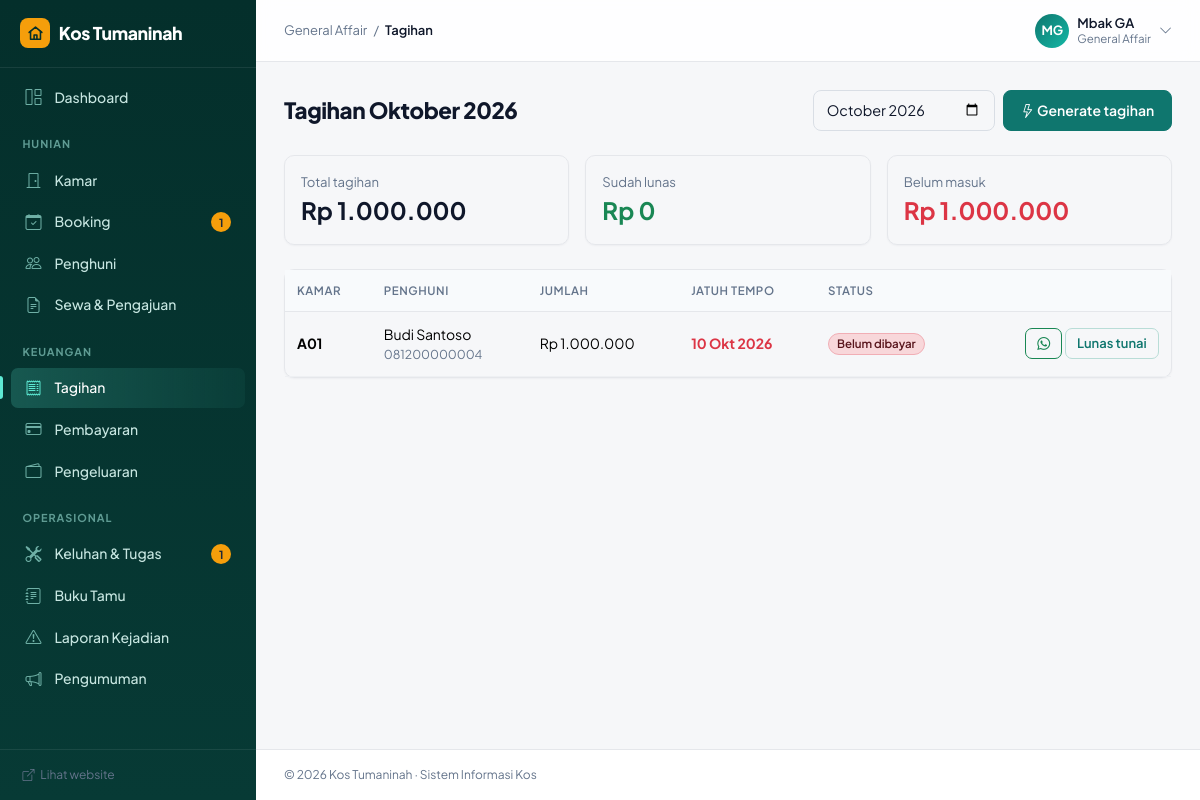
Screenshot of /ga/tagihan.php (signed in) with the database file from the repository.
### tables this page shows
CREATE TABLE tagihan (
    id          INT UNSIGNED AUTO_INCREMENT PRIMARY KEY,
    sewa_id     INT UNSIGNED NOT NULL,
    periode     CHAR(7) NOT NULL COMMENT 'format YYYY-MM',
    jumlah      INT UNSIGNED NOT NULL,
    jatuh_tempo DATE NOT NULL,
    status      ENUM('belum','menunggu','lunas') NOT NULL DEFAULT 'belum',
    created_at  DATETIME NOT NULL DEFAULT CURRENT_TIMESTAMP,
    UNIQUE KEY uq_tagihan (sewa_id, periode),
    FOREIGN KEY (sewa_id) REFERENCES sewa(id) ON DELETE CASCADE
);

CREATE TABLE kamar (
    id              INT UNSIGNED AUTO_INCREMENT PRIMARY KEY,
    nomor_kamar     VARCHAR(10) NOT NULL UNIQUE,
    harga_per_bulan INT UNSIGNED NOT NULL DEFAULT 1000000,
    ukuran          VARCHAR(20),
    status          ENUM('kosong','terisi','perbaikan') NOT NULL DEFAULT 'kosong',
    deskripsi       TEXT,
    created_at      DATETIME NOT NULL DEFAULT CURRENT_TIMESTAMP
);

CREATE TABLE users (
    id             INT UNSIGNED AUTO_INCREMENT PRIMARY KEY,
    nama           VARCHAR(100) NOT NULL,
    email          VARCHAR(100) NOT NULL UNIQUE,
    password       VARCHAR(255) NOT NULL,
    no_hp          VARCHAR(20),
    role           ENUM('owner','ga','penghuni','penjaga') NOT NULL DEFAULT 'penghuni',
    no_ktp         VARCHAR(20),
    alamat         TEXT,
    kontak_darurat VARCHAR(100),
    aktif          TINYINT(1) NOT NULL DEFAULT 1,
    created_at     DATETIME NOT NULL DEFAULT CURRENT_TIMESTAMP
);

### ga/tagihan.php (the view, shortened to what this page needs)
<?php
require_once __DIR__ . '/../includes/functions.php';
$periode = preg_match('/^\d{4}-\d{2}$/', $_GET['periode'] ?? '') ? $_GET['periode'] : date('Y-m');
$tagihan = q(
    "SELECT t.*, u.nama, u.no_hp, k.nomor_kamar FROM tagihan t
     JOIN sewa s ON s.id = t.sewa_id JOIN users u ON u.id = s.user_id JOIN kamar k ON k.id = s.kamar_id
     WHERE t.periode = ? ORDER BY k.nomor_kamar",
    [$periode]
)->fetchAll();
$total = array_sum(array_column($tagihan, 'jumlah'));
$lunas = array_sum(array_map(fn($t) => $t['status'] === 'lunas' ? $t['jumlah'] : 0, $tagihan));
require __DIR__ . '/../includes/header.php';
?>
<div class="d-flex flex-wrap gap-2 justify-content-between align-items-center mb-4">
    <h1 class="h3 mb-0">Tagihan <?= periode_label($periode) ?></h1>
    <div class="d-flex flex-wrap gap-2">
        <form><input type="month" name="periode" class="form-control" value="<?= $periode ?>" onchange="this.form.submit()"></form>
        <form method="post" data-confirm="Buat tagihan <?= periode_label($periode) ?> untuk semua sewa aktif?">
            <button class="btn btn-primary text-nowrap"><i class="bi bi-lightning"></i> Generate tagihan</button>
        </form>
    </div>
</div>
<div class="row g-3 mb-4">
    <div class="col-md-4"><div class="card shadow-sm"><div class="card-body"><div class="text-muted small">Total tagihan</div><div class="fs-4 fw-bold"><?= rupiah($total) ?></div></div></div></div>
    <div class="col-md-4"><div class="card shadow-sm"><div class="card-body"><div class="text-muted small">Sudah lunas</div><div class="fs-4 fw-bold text-success"><?= rupiah($lunas) ?></div></div></div></div>
    <div class="col-md-4"><div class="card shadow-sm"><div class="card-body"><div class="text-muted small">Belum masuk</div><div class="fs-4 fw-bold text-danger"><?= rupiah($total - $lunas) ?></div></div></div></div>
</div>
<div class="card shadow-sm"><div class="card-body table-responsive">
    <table class="table">
        <thead><tr><th>Kamar</th><th>Penghuni</th><th>Jumlah</th><th>Jatuh tempo</th><th>Status</th><th></th></tr></thead>
        <tbody>
        <?php foreach ($tagihan as $t): ?>
            <tr>
                <td class="fw-bold"><?= e($t['nomor_kamar']) ?></td>
                <td><?= e($t['nama']) ?><div class="small text-muted"><?= e($t['no_hp']) ?></div></td>
                <td><?= rupiah($t['jumlah']) ?></td>
                <td class="<?= $t['status'] !== 'lunas' && $t['jatuh_tempo'] < date('Y-m-d') ? 'text-danger fw-bold' : '' ?>"><?= tgl($t['jatuh_tempo']) ?></td>
                <td><?= badge($t['status']) ?></td>
                <td class="text-end text-nowrap">
                    <?php if ($t['status'] === 'menunggu'): ?>
                        <a href="<?= url('ga/pembayaran.php') ?>" class="btn btn-sm btn-warning">Cek bukti</a>
                    <?php elseif ($t['status'] === 'belum'): ?>
                        <?php $wa = preg_replace('/^0/', '62', preg_replace('/\D/', '', $t['no_hp'])); ?>
                        <a target="_blank" rel="noopener" class="btn btn-sm btn-outline-success" title="Ingatkan via WhatsApp"
                           href="https://wa.me/<?= $wa ?>?text=<?= rawurlencode("Halo {$t['nama']}, mengingatkan tagihan kos kamar {$t['nomor_kamar']} periode " . periode_label($t['periode']) . ' sebesar ' . rupiah($t['jumlah']) . '. Terima kasih.') ?>"><i class="bi bi-whatsapp"></i></a>
                        <form method="post" class="d-inline" data-confirm="Tandai lunas (bayar tunai)?">
                            <button class="btn btn-sm btn-outline-primary">Lunas tunai</button>
                        </form>
                    <?php endif; ?>
                </td>
            </tr>
        <?php endforeach; ?>
        </tbody>
    </table>
</div></div>
<?php require __DIR__ . '/../includes/footer.php'; ?>

### includes/functions.php (shortened to what this page needs)
<?php
function db(): PDO
{
    static $pdo = null;
    if ($pdo === null) {
        $pdo = new PDO(
            'mysql:host=' . DB_HOST . ';dbname=' . DB_NAME . ';charset=utf8mb4',
            DB_USER,
            DB_PASS,
            [
                PDO::ATTR_ERRMODE            => PDO::ERRMODE_EXCEPTION,
                PDO::ATTR_DEFAULT_FETCH_MODE => PDO::FETCH_ASSOC,
            ]
        );
    }
    return $pdo;
}
function q(string $sql, array $params = []): PDOStatement
{
    $st = db()->prepare($sql);
    $st->execute($params);
    return $st;
}
function e($s): string
{
    return htmlspecialchars((string) $s, ENT_QUOTES, 'UTF-8');
}
function rupiah($n): string
{
    return 'Rp ' . number_format((int) $n, 0, ',', '.');
}
function tgl(?string $date, bool $jam = false): string
{
    $t = strtotime($date);
    $s = date('j', $t) . ' ' . substr(BULAN[(int) date('n', $t)], 0, 3) . ' ' . date('Y', $t);
    return $jam ? $s . ' ' . date('H:i', $t) : $s;
}
function periode_label(string $periode): string
{
    [$y, $m] = explode('-', $periode);
    return BULAN[(int) $m] . ' ' . $y;
}
function badge(string $status): string
{
    $warna = [
        'kosong' => 'success', 'terisi' => 'secondary', 'perbaikan' => 'warning',
        'pending' => 'warning', 'diterima' => 'success', 'ditolak' => 'danger', 'batal' => 'secondary',
        'aktif' => 'success', 'selesai' => 'success', 'disetujui' => 'success',
        'belum' => 'danger', 'menunggu' => 'warning', 'lunas' => 'success', 'valid' => 'success',
        'baru' => 'info', 'diproses' => 'primary',
    ];
    $label = [
        'kosong' => 'Tersedia', 'pending' => 'Menunggu', 'belum' => 'Belum dibayar',
        'menunggu' => 'Diverifikasi', 'valid' => 'Terverifikasi',
    ];
    $w = $warna[$status] ?? 'secondary';
    return '<span class="badge rounded-pill bg-' . $w . '-subtle text-' . $w . '-emphasis border border-' . $w . '-subtle">'
        . e($label[$status] ?? ucfirst($status)) . '</span>';
}
function logo_svg(): string
{
    return '<svg viewBox="0 0 24 24" fill="none" stroke="currentColor" stroke-width="2.2" stroke-linecap="round" stroke-linejoin="round">'
        . '<path d="M3 10.5 12 3l9 7.5"/><path d="M5 9v11h14V9"/><path d="M10 20v-6h4v6"/></svg>';
}

### assets/css/style.css (style rules this page uses)
:root { --brand: #0f766e; --brand-hover: #115e59; --brand-active: #134e4a; --brand-soft: #e7f3f1; --ink: #0f172a; --ink-2: #334155; --muted: #64748b; --line: #e5e7eb; --canvas: #f6f7f9; --sidebar: #0f172a; --radius: 10px; --bs-body-font-family: 'Plus Jakarta Sans', system-ui, -apple-system, 'Segoe UI', Roboto, sans-serif; --bs-body-font-size: .9375rem; --bs-body-color: var(--ink); --bs-body-bg: var(--canvas); --bs-secondary-color: var(--muted); --bs-border-color: var(--line); --bs-primary: #0f766e; --bs-primary-rgb: 15, 118, 110; --bs-primary-bg-subtle: #e7f3f1; --bs-primary-border-subtle: #b9ddd7; --bs-primary-text-emphasis: #115e59; --bs-link-color: #0f766e; --bs-link-color-rgb: 15, 118, 110; --bs-link-hover-color: #115e59; --bs-link-hover-color-rgb: 17, 94, 89; }
body { -webkit-font-smoothing: antialiased; letter-spacing: -.003em; }
h1, h2, h3, h4, h5, h6, .h1, .h2, .h3, .h4, .h5, .h6 { font-weight: 700; letter-spacing: -.015em; color: var(--ink); }
a { text-decoration: none; }
.text-muted { color: var(--muted) !important; }
.btn { font-weight: 600; font-size: .875rem; padding: .55rem 1.05rem; border-radius: 8px; }
.btn-sm { padding: .3rem .7rem; font-size: .8125rem; border-radius: 7px; }
.btn-primary { --bs-btn-bg: var(--brand); --bs-btn-border-color: var(--brand); --bs-btn-hover-bg: var(--brand-hover); --bs-btn-hover-border-color: var(--brand-hover); --bs-btn-active-bg: var(--brand-active); --bs-btn-active-border-color: var(--brand-active); --bs-btn-disabled-bg: var(--brand); --bs-btn-disabled-border-color: var(--brand); }
.btn-outline-primary { --bs-btn-color: var(--brand); --bs-btn-border-color: #b9ddd7; --bs-btn-hover-bg: var(--brand); --bs-btn-hover-border-color: var(--brand); --bs-btn-active-bg: var(--brand-active); --bs-btn-active-border-color: var(--brand-active); }
.form-control, .form-select { border-radius: 8px; border-color: #d9dee5; padding: .55rem .8rem; font-size: .9rem; }
.card { border: 1px solid var(--line); border-radius: var(--radius); }
.shadow-sm { box-shadow: 0 1px 2px rgba(15, 23, 42, .04) !important; }
.table { --bs-table-bg: transparent; font-size: .875rem; margin-bottom: 0; }
.table > thead th { font-size: .72rem; text-transform: uppercase; letter-spacing: .05em; color: var(--muted); font-weight: 600; background: #f8fafc; border-bottom: 1px solid var(--line); white-space: nowrap; }
.table td, .table th { vertical-align: middle; padding: .75rem .75rem; border-color: #eef0f3; }
.card-body.table-responsive, .card-body > .table-responsive { padding: 0; }
.badge { font-weight: 600; font-size: .72rem; padding: .38em .7em; }
.logo-mark svg { width: 17px; height: 17px; }
.app-content h1.h3, .app-content h1 { font-size: 1.4rem; font-weight: 800; letter-spacing: -.02em; }

### assets/css/motion.css (style rules this page uses)
:root { --ease-out: cubic-bezier(.22, .61, .36, 1); --dur: .45s; }
.app-content .row > [class*="col"] > .card { animation: pageIn .45s var(--ease-out) both; }
.app-content .row > [class*="col"]:nth-child(2) > .card { animation-delay: .04s; }
.app-content .row > [class*="col"]:nth-child(3) > .card { animation-delay: .08s; }
.btn { transition: background-color .15s ease, border-color .15s ease, color .15s ease, box-shadow .15s ease, transform .1s ease; }
.card { transition: border-color .2s ease, box-shadow .2s ease, transform .2s ease; }
.table tbody tr { transition: background-color .12s ease; }
.form-control, .form-select { transition: border-color .15s ease, box-shadow .15s ease; }

### assets/css/theme.css (style rules this page uses)
:root { --deep: #042f2b; --deep-2: #0b4f48; --accent: #f59e0b; --accent-hover: #fbbf24; --mint: #5eead4; }
html { scroll-behavior: smooth; }

### rows the page displays
tagihan: status "Rp 0", rupiah($total-$lunas) "Rp 1.000.000", kamar.nomor_kamar "A01", users.nama "Budi Santoso", users.no_hp "081200000004", jumlah "Rp 1.000.000", jatuh_tempo "10 Okt 2026", status "Belum dibayar"

### other values shown
APP_NAME "Kos Tumaninah"
$label "Dashboard"
$seksi "HUNIAN"
$label "Kamar"
$label "Booking"
$counts[$path] "1"
$label "Penghuni"
$label "Sewa & Pengajuan"
$seksi "KEUANGAN"
$label "Tagihan"
$label "Pembayaran"
$label "Pengeluaran"
$seksi "OPERASIONAL"
$label "Keluhan & Tugas"
$label "Buku Tamu"
